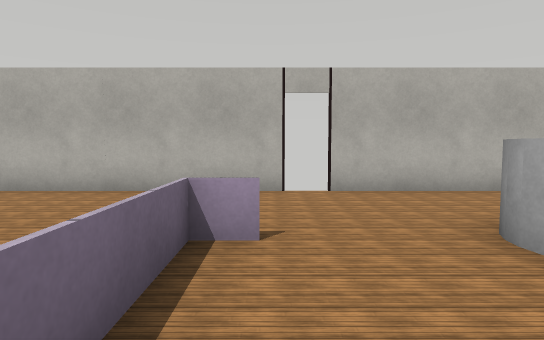
View 1 (above)

12 first-person views from a walk through a world built for the Webots simulator. The camera is 0.94 m above the floor, tilts 4° down and sees 75° across. Doors are drawn as open doorways. The floor is counted in squares, 1 m on a side. Each view is taken from the middle of a square. On the plan, view 1 faces up. The plan holds only what a view shows up to about 12 squares ahead; the rest is blank. The robots in the file are not drawn. Simple shapes and patterns stand in for the simulator's stock objects.

View 2
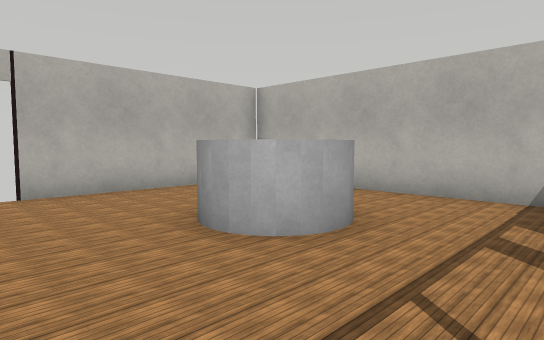

View 3
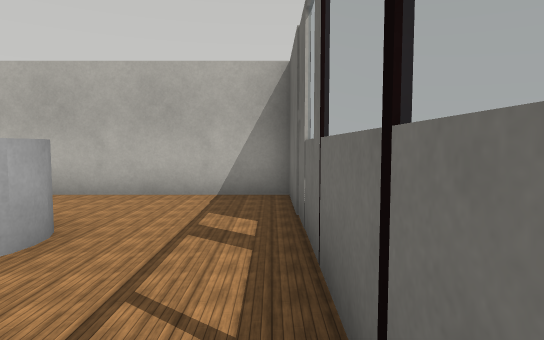

View 4
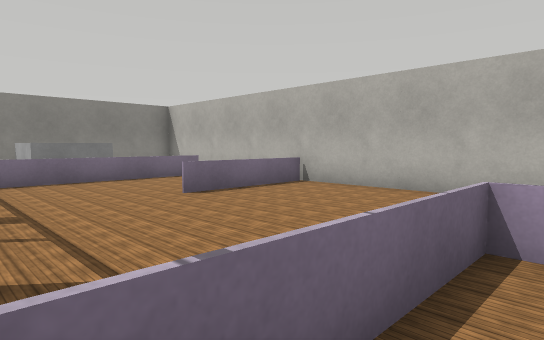

View 5
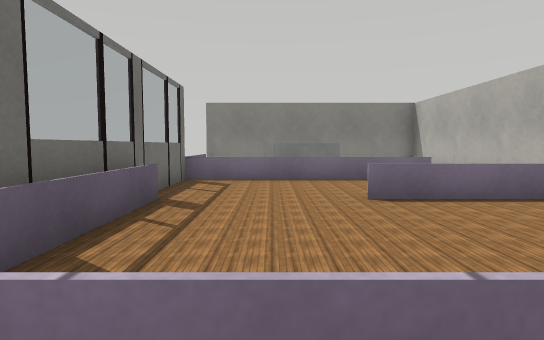

View 6
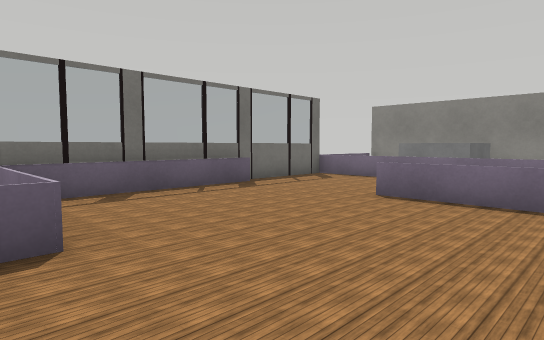

View 7
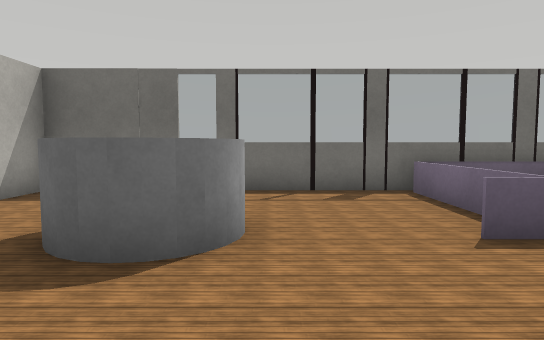

View 8
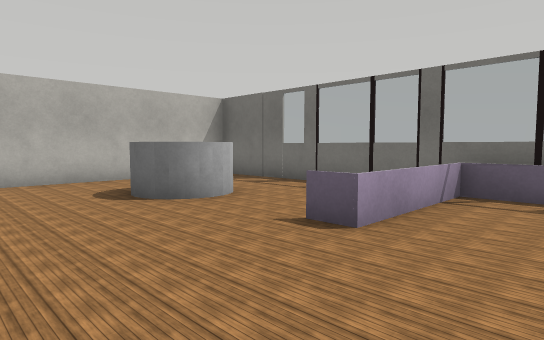

View 9
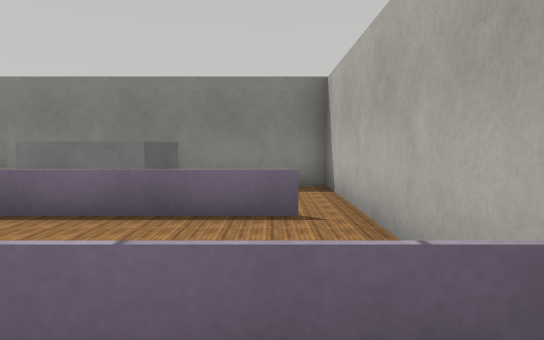

View 10
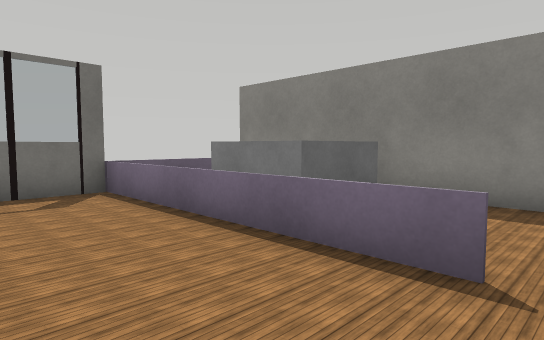

View 11
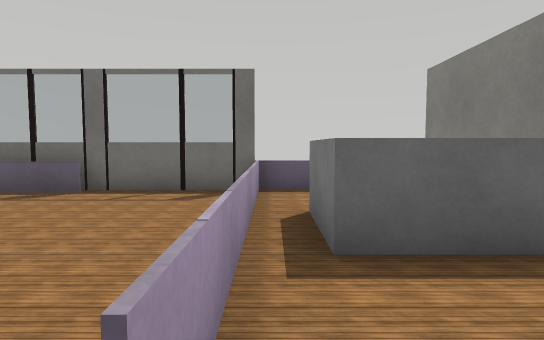

View 12
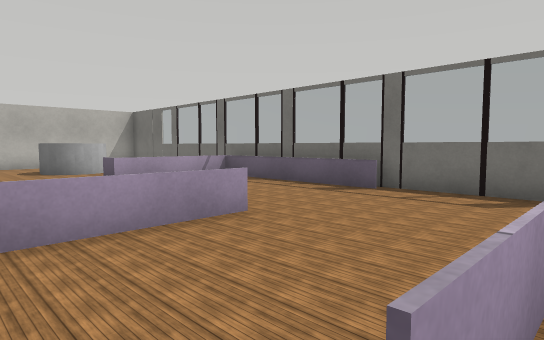

### Floor plan
Ten units are one square. View 1 is at (0, 0); x grows to the right and y downward. Boxes are objects, and circles mark ways between rooms. Rooms are numbered by the first view taken in them; rooms with no view inside come last. Other rooms are left out.
<svg viewBox="-137 -78 209 88">
<path fill="none" stroke="#000" d="M-10 4 67 4 67 -73 -5 -73M0 -35 -8 -35 -8 1M-9 -35 -1 -35M-5 -73 -105 -73M-99 4 -10 4M-62 -36 -62 -66M-61 -72 -61 -36M-63 0 -9 0 -9 -35M-97 -64 -97 4M-105 -73 -132 -73 -132 5M-124 4 -99 4M-97 1 -97 -64"/>
<rect x="25" y="-45" width="20" height="30" fill="#bbb"><title>grey cylinder</title></rect>
<rect x="-125" y="-45" width="20" height="30" fill="#bbb"><title>grey box</title></rect>
<circle cx="0" cy="-60" r="3" fill="#2a7"/>
<circle cx="-100" cy="-70" r="3" fill="#2a7"/>
<text x="30" y="-30">1</text>
<text x="-50" y="-40">2</text>
<text x="-120" y="-40">3</text>
</svg>
Room 1 opens to room 2. Room 2 opens to room 3.

Where each view was taken, in squares from view 1:
view 1: 0 up, 0 right, facing up
view 2: 0 up, 0 right, facing up-right
view 3: 0 up, 0 right, facing right
view 4: 0 up, 0 right, facing up-left
view 5: 2 up, 0 right, facing left
view 6: 7 up, 0 right, facing down-left
view 7: 7 up, 2 right, facing down
view 8: 7 up, 3 left, facing down-right
view 9: 6 up, 5 left, facing left
view 10: 7 up, 7 left, facing down-left
view 11: 7 up, 10 left, facing down
view 12: 7 up, 10 left, facing down-right
